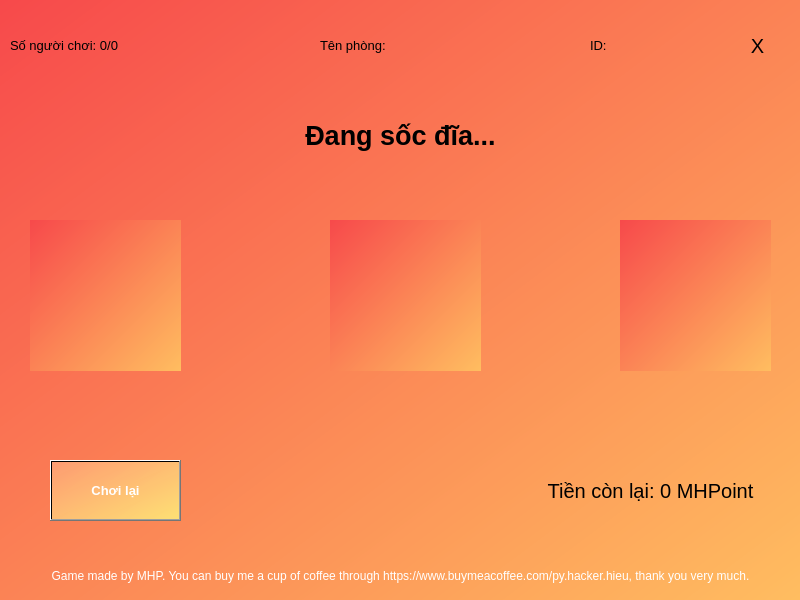
<?xml version="1.0" encoding="UTF-8"?>
<ui version="4.0">
 <class>Main</class>
 <widget class="QMainWindow" name="Main">
  <property name="geometry">
   <rect>
    <x>0</x>
    <y>0</y>
    <width>800</width>
    <height>600</height>
   </rect>
  </property>
  <property name="windowTitle">
   <string>Game Bầu Cua Online - In Game</string>
  </property>
  <property name="styleSheet">
   <string notr="true">background-color: qlineargradient(spread:pad, x1:0, y1:0, x2:1, y2:1, stop:0 rgba(247, 73, 75, 255), stop:0.997452 rgba(255, 189, 96, 255), stop:1 rgba(255, 255, 255, 255));</string>
  </property>
  <widget class="QWidget" name="centralwidget">
   <property name="styleSheet">
    <string notr="true"/>
   </property>
   <widget class="QLabel" name="status">
    <property name="geometry">
     <rect>
      <x>0</x>
      <y>110</y>
      <width>801</width>
      <height>51</height>
     </rect>
    </property>
    <property name="sizePolicy">
     <sizepolicy hsizetype="Fixed" vsizetype="Fixed">
      <horstretch>0</horstretch>
      <verstretch>0</verstretch>
     </sizepolicy>
    </property>
    <property name="font">
     <font>
      <family>Segoe UI</family>
      <pointsize>20</pointsize>
      <weight>75</weight>
      <bold>true</bold>
     </font>
    </property>
    <property name="autoFillBackground">
     <bool>false</bool>
    </property>
    <property name="styleSheet">
     <string notr="true">background:none;</string>
    </property>
    <property name="text">
     <string>Đang sốc đĩa...</string>
    </property>
    <property name="scaledContents">
     <bool>true</bool>
    </property>
    <property name="alignment">
     <set>Qt::AlignCenter</set>
    </property>
   </widget>
   <widget class="QLabel" name="credit">
    <property name="geometry">
     <rect>
      <x>0</x>
      <y>560</y>
      <width>801</width>
      <height>31</height>
     </rect>
    </property>
    <property name="styleSheet">
     <string notr="true">color:white;background-color:none;</string>
    </property>
    <property name="text">
     <string>Game made by MHP. You can buy me a cup of coffee through https://www.buymeacoffee.com/py.hacker.hieu, thank you very much.</string>
    </property>
    <property name="alignment">
     <set>Qt::AlignCenter</set>
    </property>
   </widget>
   <widget class="QLabel" name="currentbalance">
    <property name="geometry">
     <rect>
      <x>510</x>
      <y>460</y>
      <width>281</width>
      <height>61</height>
     </rect>
    </property>
    <property name="font">
     <font>
      <pointsize>15</pointsize>
     </font>
    </property>
    <property name="styleSheet">
     <string notr="true">background:none;</string>
    </property>
    <property name="text">
     <string>Tiền còn lại: 0 MHPoint</string>
    </property>
    <property name="alignment">
     <set>Qt::AlignCenter</set>
    </property>
   </widget>
   <widget class="QPushButton" name="playagain">
    <property name="geometry">
     <rect>
      <x>50</x>
      <y>460</y>
      <width>131</width>
      <height>61</height>
     </rect>
    </property>
    <property name="font">
     <font>
      <family>Segoe UI</family>
      <pointsize>10</pointsize>
      <weight>75</weight>
      <bold>true</bold>
     </font>
    </property>
    <property name="styleSheet">
     <string notr="true">background-color: qlineargradient(spread:pad, x1:0, y1:0, x2:1, y2:1, stop:0 rgba(255, 170, 127, 176), stop:1 rgba(255, 255, 127, 187));
color: rgb(255, 255, 255);</string>
    </property>
    <property name="text">
     <string>Chơi lại</string>
    </property>
   </widget>
   <widget class="QLabel" name="exit">
    <property name="geometry">
     <rect>
      <x>730</x>
      <y>20</y>
      <width>55</width>
      <height>51</height>
     </rect>
    </property>
    <property name="font">
     <font>
      <family>Segoe UI</family>
      <pointsize>15</pointsize>
     </font>
    </property>
    <property name="styleSheet">
     <string notr="true">QLabel {
background:none;
}
QLabel::hover {
background:none;
color:white;
}</string>
    </property>
    <property name="text">
     <string>X</string>
    </property>
    <property name="alignment">
     <set>Qt::AlignCenter</set>
    </property>
   </widget>
   <widget class="QLabel" name="idroom">
    <property name="geometry">
     <rect>
      <x>590</x>
      <y>20</y>
      <width>141</width>
      <height>51</height>
     </rect>
    </property>
    <property name="font">
     <font>
      <pointsize>10</pointsize>
     </font>
    </property>
    <property name="styleSheet">
     <string notr="true">background:none;</string>
    </property>
    <property name="text">
     <string>ID:</string>
    </property>
    <property name="alignment">
     <set>Qt::AlignLeading|Qt::AlignLeft|Qt::AlignVCenter</set>
    </property>
   </widget>
   <widget class="QLabel" name="playercount">
    <property name="geometry">
     <rect>
      <x>10</x>
      <y>20</y>
      <width>211</width>
      <height>51</height>
     </rect>
    </property>
    <property name="font">
     <font>
      <family>Segoe UI</family>
      <pointsize>10</pointsize>
     </font>
    </property>
    <property name="styleSheet">
     <string notr="true">background:none;</string>
    </property>
    <property name="text">
     <string>Số người chơi: 0/0</string>
    </property>
   </widget>
   <widget class="QLabel" name="firstimg">
    <property name="geometry">
     <rect>
      <x>30</x>
      <y>220</y>
      <width>151</width>
      <height>151</height>
     </rect>
    </property>
    <property name="text">
     <string/>
    </property>
    <property name="pixmap">
     <pixmap resource="assets.qrc">:/assets/images/bau.png</pixmap>
    </property>
    <property name="scaledContents">
     <bool>true</bool>
    </property>
   </widget>
   <widget class="QLabel" name="secondimg">
    <property name="geometry">
     <rect>
      <x>330</x>
      <y>220</y>
      <width>151</width>
      <height>151</height>
     </rect>
    </property>
    <property name="text">
     <string/>
    </property>
    <property name="pixmap">
     <pixmap resource="assets.qrc">:/assets/images/cua.png</pixmap>
    </property>
    <property name="scaledContents">
     <bool>true</bool>
    </property>
   </widget>
   <widget class="QLabel" name="thirdimg">
    <property name="geometry">
     <rect>
      <x>620</x>
      <y>220</y>
      <width>151</width>
      <height>151</height>
     </rect>
    </property>
    <property name="text">
     <string/>
    </property>
    <property name="pixmap">
     <pixmap resource="assets.qrc">:/assets/images/tom.png</pixmap>
    </property>
    <property name="scaledContents">
     <bool>true</bool>
    </property>
   </widget>
   <widget class="QLabel" name="roomname">
    <property name="geometry">
     <rect>
      <x>320</x>
      <y>20</y>
      <width>191</width>
      <height>51</height>
     </rect>
    </property>
    <property name="font">
     <font>
      <pointsize>10</pointsize>
     </font>
    </property>
    <property name="styleSheet">
     <string notr="true">background:none;</string>
    </property>
    <property name="text">
     <string>Tên phòng:</string>
    </property>
    <property name="alignment">
     <set>Qt::AlignLeading|Qt::AlignLeft|Qt::AlignVCenter</set>
    </property>
   </widget>
  </widget>
 </widget>
 <resources>
  <include location="background.qrc"/>
  <include location="assets.qrc"/>
  <include location="../../../../.designer/backup/assets.qrc"/>
 </resources>
 <connections/>
</ui>
